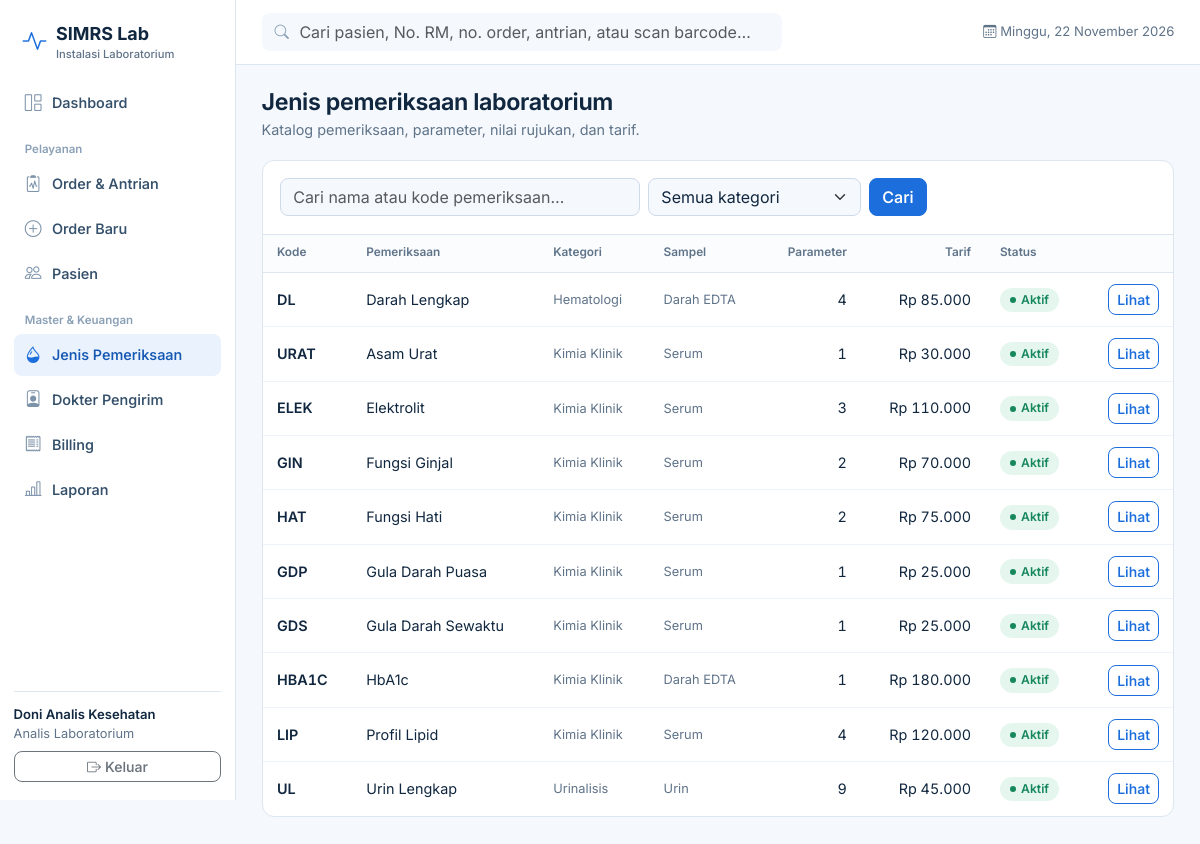
Page /master/tests (signed in) on the committed database.
### tables this page shows
CREATE TABLE user (
    id            INTEGER PRIMARY KEY AUTOINCREMENT,
    username      TEXT NOT NULL UNIQUE,
    password_hash TEXT NOT NULL,
    nama          TEXT NOT NULL,
    role          TEXT NOT NULL CHECK (role IN ('admin','analis','dokter')),
    aktif         INTEGER NOT NULL DEFAULT 1
);

CREATE TABLE lab_test (
    id            INTEGER PRIMARY KEY AUTOINCREMENT,
    kode          TEXT NOT NULL UNIQUE,
    nama          TEXT NOT NULL,
    kategori      TEXT NOT NULL,            -- Hematologi, Kimia Klinik, Urinalisis, ...
    jenis_sampel  TEXT NOT NULL,            -- Darah EDTA, Serum, Urin, ...
    tarif         INTEGER NOT NULL DEFAULT 0,
    aktif         INTEGER NOT NULL DEFAULT 1
);

### app/routes/master.py (the view)
@bp.route("/tests")
def tests():
    q = request.args.get("q", "").strip()
    kat = request.args.get("kategori", "")
    w, a = "(t.nama LIKE ? OR t.kode LIKE ?)", [f"%{q}%"] * 2
    if kat:
        w += " AND t.kategori=?"; a.append(kat)
    rows = query(f"""SELECT t.*, (SELECT COUNT(*) FROM test_parameter WHERE test_id=t.id) n_param
                     FROM lab_test t WHERE {w} ORDER BY t.kategori, t.nama""", a)
    kats = [r["kategori"] for r in query("SELECT DISTINCT kategori FROM lab_test ORDER BY 1")]
    return render_template("master/tests.html", rows=rows, q=q, kat=kat, kats=kats)

### app/db.py (called while the page is built)
def get_db():
    if "db" not in g:
        g.db = sqlite3.connect(current_app.config["DATABASE"])
        g.db.row_factory = sqlite3.Row
        g.db.execute("PRAGMA foreign_keys = ON")
    return g.db

def query(sql, args=(), one=False):
    cur = get_db().execute(sql, args)
    rows = cur.fetchall()
    cur.close()
    return (rows[0] if rows else None) if one else rows

### app/services.py (called while the page is built)
def fmt_num(v, dec=0):
    if v is None or v == "":
        return "-"
    try:
        f = float(v)
    except (TypeError, ValueError):
        return str(v)
    s = f"{f:,.{dec}f}"
    return s.replace(",", "X").replace(".", ",").replace("X", ".")

def fmt_rp(v):
    return "Rp " + fmt_num(v or 0, 0)

def tgl_indo(d, panjang=False):
    if isinstance(d, str):
        d = datetime.strptime(d[:10], "%Y-%m-%d")
    nama = BULAN_PANJANG if panjang else BULAN
    return f"{d.day} {nama[d.month - 1]} {d.year}"

def hari_ini_indo():
    d = datetime.now()
    return f"{HARI[d.weekday()]}, {tgl_indo(d, True)}"

### app/templates/master/tests.html
{% extends "base.html" %}{% block title %}Jenis Pemeriksaan{% endblock %}
{% block content %}
{% import "_macros.html" as m with context %}
<div class="pagehead"><div><h1>Jenis pemeriksaan laboratorium</h1><p>Katalog pemeriksaan, parameter, nilai rujukan, dan tarif.</p></div>
  {% if g.user.role == 'admin' %}<a class="btn btn-primary" href="{{ url_for('master.test_form') }}"><i class="bi bi-plus-lg me-1"></i>Pemeriksaan baru</a>{% endif %}</div>
<div class="card">
  <div class="card-b border-bottom"><form class="row g-2" method="get">
    <div class="col-md-5"><input class="form-control" name="q" value="{{ q }}" placeholder="Cari nama atau kode pemeriksaan…"></div>
    <div class="col-md-3"><select class="form-select" name="kategori" onchange="this.form.submit()"><option value="">Semua kategori</option>
      {% for k in kats %}<option {{ 'selected' if k == kat }}>{{ k }}</option>{% endfor %}</select></div>
    <div class="col-auto"><button class="btn btn-primary">Cari</button></div></form></div>
  {% if rows %}<div class="table-responsive"><table class="tbl"><thead><tr><th>Kode</th><th>Pemeriksaan</th><th>Kategori</th><th>Sampel</th><th class="num">Parameter</th><th class="num">Tarif</th><th>Status</th><th></th></tr></thead><tbody>
    {% for t in rows %}<tr><td class="mono fw-semibold">{{ t.kode }}</td><td>{{ t.nama }}</td><td class="sub">{{ t.kategori }}</td><td class="sub">{{ t.jenis_sampel }}</td>
      <td class="num">{{ t.n_param }}</td><td class="num">{{ t.tarif|rp }}</td>
      <td><span class="st {{ 'st-done' if t.aktif else 'st-void' }}">{{ 'Aktif' if t.aktif else 'Nonaktif' }}</span></td>
      <td class="text-end"><a class="btn btn-sm btn-outline-primary" href="{{ url_for('master.test_form', tid=t.id) }}">{{ 'Ubah' if g.user.role == 'admin' else 'Lihat' }}</a></td></tr>{% endfor %}</tbody></table></div>
  {% else %}{{ m.empty('droplet', 'Pemeriksaan tidak ditemukan.') }}{% endif %}
</div>
{% endblock %}

### app/templates/base.html (shortened to what this page needs)
<!doctype html>
<html lang="id">
<head>
  <link rel="stylesheet" href="{{ url_for('static', filename='vendor/bootstrap.min.css') }}">
  <link rel="stylesheet" href="{{ url_for('static', filename='vendor/bootstrap-icons.min.css') }}">
  <link rel="stylesheet" href="{{ url_for('static', filename='css/app.css') }}">
</head>
<body>
{% import "_macros.html" as m with context %}
{% set ep = request.endpoint or '' %}
<div class="shell">
  <aside class="side">
    <a class="brand" href="{{ url_for('dashboard.index') }}"><i class="bi bi-activity"></i><span>SIMRS Lab<small>Instalasi Laboratorium</small></span></a>
    <nav class="nav-lab" aria-label="Menu utama">
      <a href="{{ url_for('dashboard.index') }}" class="{{ 'on' if ep == 'dashboard.index' }}"><i class="bi bi-grid-1x2"></i>Dashboard</a>
      <div class="grp">Pelayanan</div>
      <a href="{{ url_for('orders.index') }}" class="{{ 'on' if ep in ('orders.index','orders.detail') }}"><i class="bi bi-clipboard2-pulse"></i>Order &amp; Antrian</a>
      <a href="{{ url_for('orders.baru') }}" class="{{ 'on' if ep == 'orders.baru' }}"><i class="bi bi-plus-circle"></i>Order Baru</a>
      <a href="{{ url_for('patients.index') }}" class="{{ 'on' if ep.startswith('patients') }}"><i class="bi bi-people"></i>Pasien</a>
      <div class="grp">Master &amp; Keuangan</div>
      <a href="{{ url_for('master.tests') }}" class="{{ 'on' if ep.startswith('master.test') }}"><i class="bi bi-droplet-half"></i>Jenis Pemeriksaan</a>
      <a href="{{ url_for('master.doctors') }}" class="{{ 'on' if ep == 'master.doctors' }}"><i class="bi bi-person-badge"></i>Dokter Pengirim</a>
      <a href="{{ url_for('billing.index') }}" class="{{ 'on' if ep.startswith('billing') }}"><i class="bi bi-receipt"></i>Billing</a>
      <a href="{{ url_for('reports.index') }}" class="{{ 'on' if ep.startswith('reports') }}"><i class="bi bi-bar-chart-line"></i>Laporan</a>
    </nav>
    <div class="me">
      <div class="fw-semibold">{{ g.user.nama }}</div>
      <div class="sub mb-2">{{ {'admin':'Administrator','analis':'Analis Laboratorium','dokter':'Dokter Validator'}[g.user.role] }}</div>
      <form method="post" action="{{ url_for('auth.logout') }}">
        <button class="btn btn-sm btn-outline-secondary w-100"><i class="bi bi-box-arrow-right me-1"></i>Keluar</button>
      </form>
    </div>
  </aside>
  <div>
    <header class="top">
      <form class="gsearch" action="{{ url_for('dashboard.search') }}" role="search">
        <i class="bi bi-search"></i>
        <input class="form-control" name="q" value="{{ request.args.get('q','') if ep == 'dashboard.search' }}"
               placeholder="Cari pasien, No. RM, no. order, antrian, atau scan barcode…" aria-label="Pencarian global">
      </form>
      <span class="date ms-auto"><i class="bi bi-calendar3 me-1"></i>{{ today }}</span>
    </header>
    <main>
      {% block content %}{% endblock %}
    </main>
  </div>
</div>
</body>
</html>

### app/static/css/app.css (style rules this page uses)
:root { --blue:#1b6edc;--blue-d:#1458b3;--blue-50:#eaf2fd;--blue-100:#d4e5fb; --ink:#10273f;--muted:#5f7389;--line:#dce6f1;--bg:#f5f8fc;--card:#fff; --red:#d64545;--red-50:#fdecec;--amber:#b87a00;--amber-50:#fff4dc;--green:#17875c;--green-50:#e4f6ee; --bs-body-font-family:"Inter",system-ui,-apple-system,"Segoe UI",Roboto,sans-serif; --bs-body-color:var(--ink);--bs-body-bg:var(--bg);--bs-primary:var(--blue);--bs-primary-rgb:27,110,220; --bs-link-color:var(--blue);--bs-border-color:var(--line);--bs-body-font-size:.9rem; }
body { font-feature-settings:"cv11","ss01";-webkit-font-smoothing:antialiased }
h1,h2,h3,h4,h5 { letter-spacing:-.015em;font-weight:650 }
.btn-primary { --bs-btn-bg:var(--blue);--bs-btn-border-color:var(--blue);--bs-btn-hover-bg:var(--blue-d);--bs-btn-hover-border-color:var(--blue-d);--bs-btn-active-bg:var(--blue-d) }
.btn-outline-primary { --bs-btn-color:var(--blue);--bs-btn-border-color:var(--blue);--bs-btn-hover-bg:var(--blue);--bs-btn-hover-border-color:var(--blue) }
.btn { font-weight:550;border-radius:8px }
.form-control,.form-select { border-radius:8px;border-color:#cddaea }
.shell { display:grid;grid-template-columns:236px 1fr;min-height:100vh }
.side { background:#fff;border-right:1px solid var(--line);padding:1.1rem .85rem;position:sticky;top:0;height:100vh;display:flex;flex-direction:column }
.brand { display:flex;align-items:center;gap:.6rem;padding:.2rem .55rem 1.2rem;font-weight:700;font-size:1.12rem;color:var(--ink);text-decoration:none }
.brand i { color:var(--blue);font-size:1.5rem }
.brand small { display:block;font-weight:500;color:var(--muted);font-size:.7rem;margin-top:-2px }
.nav-lab a { display:flex;align-items:center;gap:.65rem;padding:.55rem .7rem;border-radius:8px;color:#34506b;text-decoration:none;font-weight:550;margin-bottom:2px }
.nav-lab a i { font-size:1.05rem;color:#7d93aa }
.nav-lab a.on { background:var(--blue-50);color:var(--blue-d) }
.nav-lab a.on i { color:var(--blue) }
.nav-lab .grp { font-size:.72rem;color:#8aa0b6;font-weight:600;padding:.9rem .7rem .3rem }
.side .me { margin-top:auto;border-top:1px solid var(--line);padding-top:.8rem;font-size:.82rem }
.top { display:flex;align-items:center;gap:1rem;padding:.8rem 1.6rem;background:#fff;border-bottom:1px solid var(--line);position:sticky;top:0;z-index:20 }
.top .date { color:var(--muted);font-size:.82rem;white-space:nowrap }
.gsearch { flex:1;max-width:520px;position:relative }
.gsearch i { position:absolute;left:.8rem;top:50%;transform:translateY(-50%);color:#8aa0b6 }
.gsearch input { padding-left:2.3rem;background:var(--bg);border-color:transparent }
main { padding:1.5rem 1.6rem 3rem;max-width:1360px }
.pagehead { display:flex;align-items:flex-end;justify-content:space-between;gap:1rem;margin-bottom:1.2rem;flex-wrap:wrap }
.pagehead h1 { font-size:1.45rem;margin:0 }
.pagehead p { margin:.15rem 0 0;color:var(--muted) }
.card { border:1px solid var(--line);border-radius:12px;background:var(--card);box-shadow:none }
.card-b { padding:1.1rem }
.sub { color:var(--muted);font-size:.8rem }
.mono { font-variant-numeric:tabular-nums }
.tbl { width:100%;border-collapse:separate;border-spacing:0 }
.tbl th { font-size:.74rem;color:var(--muted);font-weight:600;padding:.6rem .9rem;border-bottom:1px solid var(--line);background:#fafcfe;white-space:nowrap }
.tbl td { padding:.7rem .9rem;border-bottom:1px solid #eef3f9;vertical-align:middle }
.tbl tr:last-child td { border-bottom:0 }
.tbl .num { text-align:right;font-variant-numeric:tabular-nums }
.st { display:inline-flex;align-items:center;gap:.35rem;font-size:.76rem;font-weight:600;padding:.2rem .6rem;border-radius:999px;white-space:nowrap }
.st::before { content:"";width:6px;height:6px;border-radius:50%;background:currentColor }
.st-done { background:var(--green-50);color:var(--green) }

### rows in the picture
user: user.nama "Doni Analis Kesehatan", role "Analis Laboratorium", role "Lihat"
lab_test: kode "DL", nama "Darah Lengkap", kategori "Hematologi", jenis_sampel "Darah EDTA", n_param "4", tarif|rp "Rp 85.000", aktif "Aktif"
lab_test: kode "URAT", nama "Asam Urat", kategori "Kimia Klinik", jenis_sampel "Serum", n_param "1", tarif|rp "Rp 30.000", aktif "Aktif"
lab_test: kode "ELEK", nama "Elektrolit", kategori "Kimia Klinik", jenis_sampel "Serum", n_param "3", tarif|rp "Rp 110.000", aktif "Aktif"
lab_test: kode "GIN", nama "Fungsi Ginjal", kategori "Kimia Klinik", jenis_sampel "Serum", n_param "2", tarif|rp "Rp 70.000", aktif "Aktif"
lab_test: kode "HAT", nama "Fungsi Hati", kategori "Kimia Klinik", jenis_sampel "Serum", n_param "2", tarif|rp "Rp 75.000", aktif "Aktif"
lab_test: kode "GDP", nama "Gula Darah Puasa", kategori "Kimia Klinik", jenis_sampel "Serum", n_param "1", tarif|rp "Rp 25.000", aktif "Aktif"
lab_test: kode "GDS", nama "Gula Darah Sewaktu", kategori "Kimia Klinik", jenis_sampel "Serum", n_param "1", tarif|rp "Rp 25.000", aktif "Aktif"
lab_test: kode "HBA1C", nama "HbA1c", kategori "Kimia Klinik", jenis_sampel "Darah EDTA", n_param "1", tarif|rp "Rp 180.000", aktif "Aktif"
lab_test: kode "LIP", nama "Profil Lipid", kategori "Kimia Klinik", jenis_sampel "Serum", n_param "4", tarif|rp "Rp 120.000", aktif "Aktif"
lab_test: kode "UL", nama "Urin Lengkap", kategori "Urinalisis", jenis_sampel "Urin", n_param "9", tarif|rp "Rp 45.000", aktif "Aktif"

### other values in the picture
{{ today }} "Minggu, 22 November 2026"
